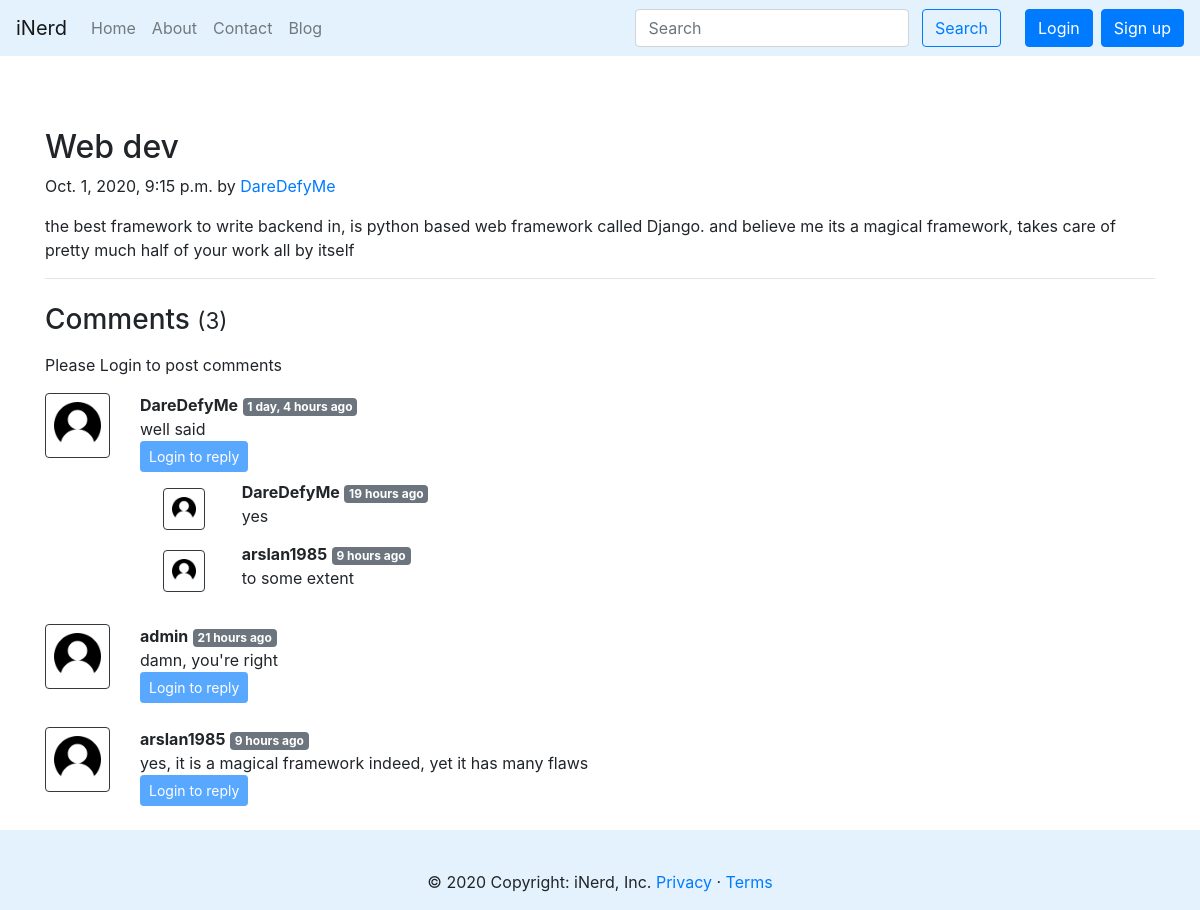
The app's page /blog/third-post with its own data.
### Blog/models.py (models this page shows, shortened)
class Post(models.Model):
    sno = models.AutoField(primary_key=True)
    title = models.CharField(max_length=255)
    author = models.CharField(max_length=100)
    slug = models.CharField(max_length=140)
    content = models.TextField()
    timeStamps = models.DateTimeField(default=datetime.now(), blank=True)

class BlogComment(models.Model):
    sno = models.AutoField(primary_key=True)
    comment = models.TextField()
    user = models.ForeignKey(User, on_delete=models.CASCADE)
    post = models.ForeignKey(Post, on_delete=models.CASCADE)
    parent = models.ForeignKey('self', on_delete=models.CASCADE, null=True)
    timestamps = models.DateTimeField(default=now)

### Blog/views.py (the view)
# urls.py: path('<str:slug>', views.blogPost, name='blogPost'),
def blogPost(request, slug):
    post = Post.objects.filter(slug=slug).first()
    comments = BlogComment.objects.filter(post=post, parent=None)
    replies = BlogComment.objects.filter(post=post).exclude(parent=None)
    repDict = {}
    for reply in replies:
        if reply.parent.sno not in repDict.keys():
            repDict[reply.parent.sno] = [reply]
        else:
            repDict[reply.parent.sno].append(reply)
    context = {'post': post, 'comments': comments,
               'user': request.user, 'repDict': repDict}
    return render(request, 'Blog/blogPost.html', context)

### Blog/templatetags/get_dict.py (called while the page is built)
@register.filter(name='get_val')
def get_val(dict, key):
    return dict.get(key)

### templates/Blog/blogPost.html (shortened to what this page needs)
{% extends 'base.html' %}
{% load humanize %}
{% load get_dict %}
{%block body %}
<div class="container my-4">
    <div class="blog-post">
        <h2 class="blog-post-title">{{post.title}}</h2>
        <p class="blog-post-meta">{{post.timeStamps}} by <a href="/about">{{post.author}}</a></p>
        <p>{{post.content}}</p>
        <hr>
    </div>
</div>
<div class="container my-3">
    <h3>Comments <small>({{comments.count}})</small></h3>
    <div class="my-3">
        {% if user.is_authenticated %}
        <form action="/blog/postComments/" method="post">
            {%csrf_token%}
            <div class="form-group">
                <label for="comment">Post Comment</label>
                <input type="text" class="form-control" id="comment" aria-describedby="comment"
                    placeholder="enter comment here" name="comment">
            </div>
            <input type="hidden" name="postSno" value="{{post.sno}}">
            <input type="hidden" name="parentsno" value="">
            <button type="submit" class="btn btn-primary">Submit</button>
        </form>
        {% else %}
        <p>Please Login to post comments</p>
        {% endif %}
    </div>
    {% for comment in comments %}
    <div class="row my-3 ">
        <div class="col-md-1">
            <img src="/static/img/user.png" class="rounded mx-auto d-block w-100 p-2 border border-dark" alt="user">
        </div>
        <div class="col-md-11"><b>{{comment.user.username}}</b> <small class="badge badge-secondary">
                {{comment.timestamps | naturaltime}}</small>
            <div>
                {{comment.comment}}
            </div>
            <div class="reply mx-0">
                {% if user.is_authenticated %}
                <button class="btn btn-primary btn-sm" type="button" data-toggle="collapse"
                    data-target="#replybox{{comment.sno}}" aria-expanded="false"
                    aria-controls="replybox{{comment.sno}}">
                    Reply
                </button>
                <div class="collapse" id="replybox{{comment.sno}}">
                    <div class="card card-body my-2">
                        <form action="/blog/postComments/" method="post">
                            {%csrf_token%}
                            <div class="form-group">
                                <label for="comment">Reply comment</label>
                                <input type="text" class="form-control" id="comment" aria-describedby="comment"
                                    placeholder="enter reply here" name="comment">
                                <input type="hidden" name="parentsno" value="{{comment.sno}}">
                            </div>
                            <input type="hidden" name="postSno" value="{{post.sno}}">
                            <button type="submit" class="btn btn-primary">Submit</button>
                        </form>
                    </div>
                </div>
                {% else %}
                <button class="btn btn-primary btn-sm disabled" type="button" data-toggle="collapse"
                    data-target="#replybox{{comment.sno}}" aria-expanded="false"
                    aria-controls="replybox{{comment.sno}}">
                    Login to reply
                </button>
                {% endif %}
                <div class="replies  my-2 ml-3">
                    {% for reply in repDict|get_val:comment.sno %}
                    <div class="row my-1">
                        <div class="col-md-1 my-2">
                            <img src="/static/img/user.png" class="rounded mx-auto d-block w-75 p-2 border border-dark"
                                alt="user">
                        </div>
                        <div class="col-md-11 ">
                            <b>{{reply.user.username}}</b> <small class="badge badge-secondary">
                                {{reply.timestamps | naturaltime}}</small>
                            <div>
                                {{reply.comment}}
                            </div>
                        </div>
                        <br>
                    </div>
                    {% endfor %}
                </div>
            </div>
        </div>
    </div>
    {% endfor %}
</div>
{% endblock body %}

### templates/base.html (shortened to what this page needs)
<!doctype html>
<html lang="en">
<head>
  <link rel="stylesheet" href="https://stackpath.bootstrapcdn.com/bootstrap/4.5.2/css/bootstrap.min.css"
>
</head>
<body>
  <nav class="navbar navbar-expand-lg navbar-light" style="background-color: #e3f2fd;">
    <a class="navbar-brand" href="/">iNerd</a>
    <div class="collapse navbar-collapse" id="navbarSupportedContent">
      <ul class="navbar-nav mr-auto">
        <li class="nav-item {% block homeActive %}
        {% endblock homeActive %}">
          <a class="nav-link" href="/">Home <span class="sr-only">(current)</span></a>
        </li>
        <li class="nav-item {% block aboutActive %}
        {% endblock aboutActive %}">
          <a class="nav-link" href="/about">About</a>
        </li>
        <li class="nav-item {% block contactActive %}
        {% endblock contactActive %}">
          <a class="nav-link" href="/contact">Contact</a>
        </li>
        <li class="nav-item {% block blogActive %}
        {% endblock blogActive %}">
          <a class="nav-link" href="/blog">Blog</a>
        </li>
      </ul>
      <div class="ml-auto form-inline ">
        <form method="get" action="/search/" class="my-2 my-lg-0 mx-3">
          <input class="form-control mr-sm-2" type="search" placeholder="Search" aria-label="Search" name="query"
            id="search">
          <button class="btn btn-outline-primary my-2 my-sm-0" type="submit">Search</button>
        </form>
        {% if user.is_authenticated %}
        <ul class="navbar-nav mr-2">
          <li class="nav-item dropdown">
            <a class="nav-link dropdown-toggle" href="#" id="navbarDropdown" role="button" data-toggle="dropdown"
              aria-haspopup="true" aria-expanded="false">
              Welcome, {{request.user}}
            </a>
            <div class="dropdown-menu" aria-labelledby="navbarDropdown">
              <a class="dropdown-item" href="/addPost">Add Post</a>
              <a class="dropdown-item" href="/logout">Logout</a>
            </div>
          </li>
        </ul>
        {% else %}
        <button type="button" class="btn btn-primary my-2 my-sm-0  mx-2" data-toggle="modal" data-target="#loginModal">
          Login
        </button>
        <button type="button" class="btn btn-primary my-2 my-sm-0" data-toggle="modal" data-target="#signupModal">
          Sign up
        </button>
        {% endif %}
      </div>
    </div>
  </nav>
  {% block body %} {% endblock body %}
<footer class="page-footer font-small blue pt-4" style="background-color: #e3f2fd;">
  <div class="footer-copyright text-center py-3">© 2020 Copyright: iNerd, Inc.  <a href="#">Privacy</a> · <a href="#">Terms</a>
  </div>
</footer>
</body>
</html>

### templates/base.html (style rules this page uses)
.mt-4, .my-4 { margin-top: 4.5rem!important; }

### records on screen
Post: title "Web dev", timeStamps "Oct. 1, 2020, 9:15 p.m.", author "DareDefyMe", content "the best framework to write backend in, is python based web framework called Django. and believe me its a magical framework, takes care of pretty much half of your work all by itself"
BlogComment: user.username "DareDefyMe", timestamps "1 day, 4 hours ago", comment "well said"
BlogComment: user.username "DareDefyMe", timestamps "19 hours ago", comment "yes"
BlogComment: user.username "arslan1985", timestamps "9 hours ago", comment "to some extent"
BlogComment: user.username "admin", timestamps "21 hours ago", comment "damn, you're right"
BlogComment: user.username "arslan1985", timestamps "9 hours ago", comment "yes, it is a magical framework indeed, yet it has many flaws"

### other values on screen
{{ comments.count }} "3"
